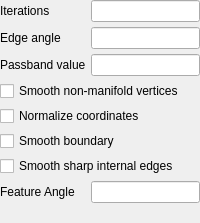
         <widget class="QWidget" name="windowed_sinc">
          <layout class="QGridLayout" name="gridLayout">
           <property name="margin">
            <number>0</number>
           </property>
           <property name="spacing">
            <number>5</number>
           </property>
           <item row="2" column="1">
            <widget class="LineEdit" name="lineedit_passband"/>
           </item>
           <item row="4" column="0" colspan="2">
            <widget class="QCheckBox" name="checkbox_normalize">
             <property name="text">
              <string>Normalize coordinates</string>
             </property>
            </widget>
           </item>
           <item row="2" column="0">
            <widget class="QLabel" name="label_8">
             <property name="text">
              <string>Passband value</string>
             </property>
            </widget>
           </item>
           <item row="0" column="1">
            <widget class="LineEdit" name="lineedit_windowed_sinc_iterations"/>
           </item>
           <item row="6" column="0" colspan="2">
            <widget class="QCheckBox" name="checkbox_windowed_sinc_featureedgesmoothing">
             <property name="text">
              <string>Smooth sharp internal edges</string>
             </property>
            </widget>
           </item>
           <item row="0" column="0">
            <widget class="QLabel" name="label_6">
             <property name="text">
              <string>Iterations</string>
             </property>
            </widget>
           </item>
           <item row="1" column="1">
            <widget class="LineEdit" name="lineedit_windowed_sinc_edgeangle"/>
           </item>
           <item row="1" column="0">
            <widget class="QLabel" name="label_7">
             <property name="text">
              <string>Edge angle</string>
             </property>
            </widget>
           </item>
           <item row="7" column="1">
            <widget class="LineEdit" name="lineedit_windowed_sinc_featureangle"/>
           </item>
           <item row="7" column="0">
            <widget class="QLabel" name="label_5">
             <property name="text">
              <string>Feature Angle</string>
             </property>
            </widget>
           </item>
           <item row="8" column="0">
            <spacer name="verticalSpacer_3">
             <property name="orientation">
              <enum>Qt::Vertical</enum>
             </property>
             <property name="sizeType">
              <enum>QSizePolicy::Expanding</enum>
             </property>
             <property name="sizeHint" stdset="0">
              <size>
               <width>20</width>
               <height>20</height>
              </size>
             </property>
            </spacer>
           </item>
           <item row="5" column="0" colspan="2">
            <widget class="QCheckBox" name="checkbox_windowed_sinc_boundarysmoothing">
             <property name="text">
              <string>Smooth boundary</string>
             </property>
            </widget>
           </item>
           <item row="3" column="0" colspan="2">
            <widget class="QCheckBox" name="checkbox_manifoldsmoothing">
             <property name="text">
              <string>Smooth non-manifold vertices</string>
             </property>
            </widget>
           </item>
          </layout>
         </widget>
